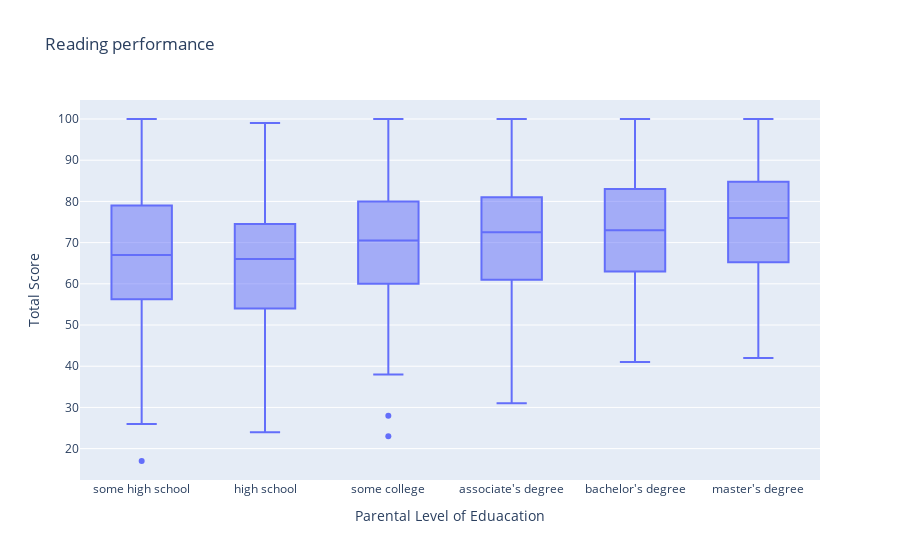

The notebook cell saved with this chart:
### Code cell
fig = px.box(
    DF,
    x='parental level of education',  
    y='reading score',  
    title='Reading performance',
    
)
fig.update_layout(
    xaxis_title='Parental Level of Eduacation',
                  yaxis_title='Total Score',
    xaxis=dict(
        categoryorder="array",
        categoryarray=order  
    )
)

fig.show()

### Figure 1 — Plotly figure (JSON) as saved in the notebook; plotly's stock layout.template omitted (floating-point values rounded to 4 significant figures; data arrays with more than 128 entries replaced by an {"elided": "..."} marker saying what was removed)
{"data": [{"alignmentgroup": "True", "hovertemplate": "parental level of education=%{x}<br>reading score=%{y}<extra></extra>", "legendgroup": "", "marker": {"color": "#636efa"}, "name": "", "notched": false, "offsetgroup": "", "orientation": "v", "showlegend": false, "type": "box", "x": {"elided": "1000 str values"}, "x0": " ", "xaxis": "x", "y": {"elided": "1000 int values"}, "y0": " ", "yaxis": "y"}], "layout": {"autosize": true, "boxmode": "group", "legend": {"tracegroupgap": 0}, "title": {"text": "Reading performance"}, "xaxis": {"anchor": "y", "autorange": true, "categoryarray": ["some high school", "high school", "some college", "associate's degree", "bachelor's degree", "master's degree"], "categoryorder": "array", "domain": [0, 1], "range": [-0.5, 5.5], "title": {"text": "Parental Level of Eduacation"}, "type": "category"}, "yaxis": {"anchor": "x", "autorange": true, "domain": [0, 1], "range": [12.39, 104.6], "title": {"text": "Total Score"}, "type": "linear"}}}
